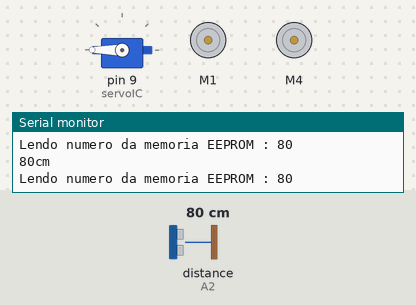
Bench run of a sketch on a simulated Arduino Uno, built with avr-gcc and run on an emulated ATmega328P. Shown: servo, 2 × DC motor (green arrow = forward, orange = backward, longer = faster), the last lines printed to the serial monitor. Inputs (shaded band) come from the test bench; at power-on: distance to the obstacle (sensor on A2) 80 cm. The echo pulse lasts 58.3 µs per cm; EEPROM starts erased.

Above: at 0.1 s.
1.3 s: distance to the obstacle (sensor on A2) set to 31 cm
4.3 s: distance to the obstacle (sensor on A2) set to 27 cm
At 5.1 s:
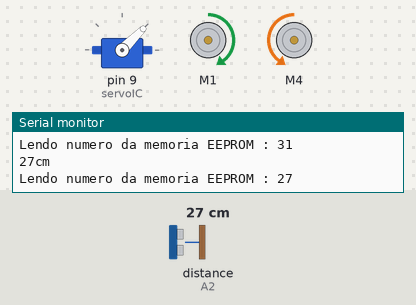
7.3 s: distance to the obstacle (sensor on A2) set to 299 cm
At 7.9 s:
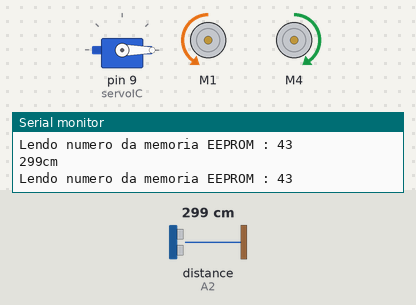
10.3 s: distance to the obstacle (sensor on A2) set to 2 cm
At 12.8 s:
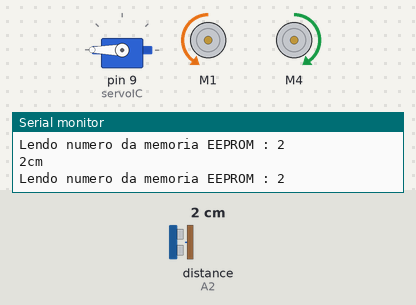
12.9 s: distance to the obstacle (sensor on A2) set to 93 cm
At 13.54 s:
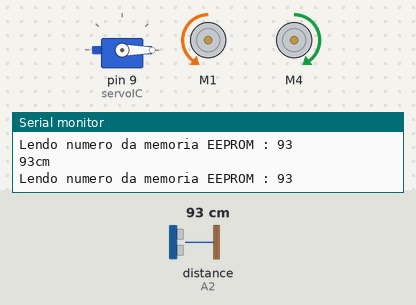
15.9 s: distance to the obstacle (sensor on A2) set to 4 cm
At 16.8 s:
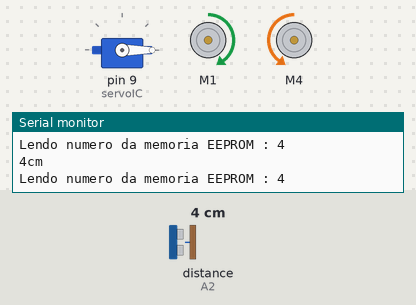
Timing chart, 0 to 19.9 s (numbered marks = the images above; inputs shaded):
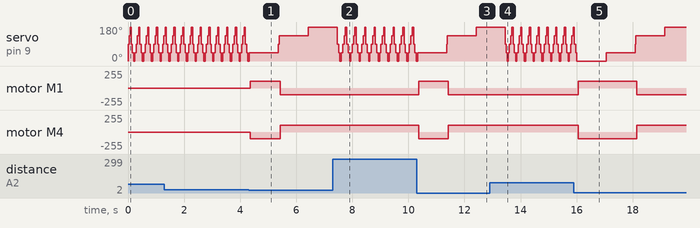

Measured:
- the behaviour switches between 30 and 29 cm on distance to the obstacle (sensor on A2) (found by bisection; images 0 and 1)
- after the input at 4.3 s, motor M1: stopped → forward 100/255 after 0.06 s, → backward 100/255 1.1 s later; motor M4: stopped → backward 100/255 after 0.06 s, → forward 100/255 1.1 s later
- after the input at 7.3 s, motor M1: stays backward 100/255 (without the input it goes to forward 100/255 after 0.26 s); motor M4: stays forward 100/255 (without the input it goes to backward 100/255 after 0.26 s)
- after the input at 10.3 s, motor M1: backward 100/255 → forward 100/255 after 0.06 s, → backward 100/255 1.1 s later; motor M4: forward 100/255 → backward 100/255 after 0.06 s, → forward 100/255 1.1 s later
- after the input at 12.9 s, motor M1: stays backward 100/255 (without the input it goes to forward 100/255 after 0.65 s); motor M4: stays forward 100/255 (without the input it goes to backward 100/255 after 0.65 s)
- after the input at 15.9 s, motor M1: backward 100/255 → forward 100/255 after 0.15 s, → backward 100/255 2.1 s later; motor M4: forward 100/255 → backward 100/255 after 0.15 s, → forward 100/255 2.1 s later

The sketch:

ROBO_v2.ino
```cpp
//#include <avr/wdt.h>

//SERVO
#include <Servo.h>
Servo servoIC;
int angulo = 90;
const byte angbase = 30;
const byte angmax = 180;

//ULTRASSOM
#include <EEPROM.h>
//Leitura de distância com o sensor HC-SR04
#include <Ultrasonic.h>
Ultrasonic ultrassom(A3, A2); // define o nome do sensor(ultrassom)
//e onde esta ligado o trig(A0) e o echo(A1) respectivamente
//https://portal.vidadesilicio.com.br/hc-sr04-sensor-ultrassonico/
long distancia;
int endereco = 0;

//MOTOR
#include <AFMotor.h>
// Define o motor1 ligado a conexao 1
AF_DCMotor motor1(1);
// Define o motor2 ligado a conexao 4
AF_DCMotor motor2(4);


// Esta função "setup" roda uma vez quando a placa e ligada ou resetada
void setup() {
  servoIC.attach(9);
  servoIC.write(0); //INICIA O MOTOR NA POSIÇÃO 0º
  Serial.begin(9600); //Habilita Comunicação Serial a uma taxa de 9600 bauds.
  Serial.print(distancia); //imprime o valor da variável distancia
  Serial.println("cm");
  EEPROM.write(endereco, distancia);
  delay(10);

  //Leitura
  Serial.print("Lendo numero da memoria EEPROM : ");
  Serial.println(EEPROM.read(endereco));
  distancia = ultrassom.Ranging(CM);// ultrassom.Ranging(CM) retorna a distancia em centímetros(CM)

  motor1.setSpeed(100);
  motor2.setSpeed(100);

  //wdt_enable(WDTO_1S);  //habilita WDT

}
//PRECISA COLOCAR O IF ELSE DO MOTOR
// Função que se repete infinitamente quando a placa é ligada
void loop()
{
  for (angulo; angulo <= angmax; angulo += 45)
  {
    servoIC.write(angulo);
    delay(15);
    distancia = ultrassom.Ranging(CM);// ultrassom.Ranging(CM) retorna a distancia em
    // centímetros(CM) ou polegadas(INC)
    Serial.print(distancia); //imprime o valor da variável distancia
    Serial.println("cm");
    EEPROM.write(endereco, distancia);
    delay(15);
    //Leitura
    Serial.print("Lendo numero da memoria EEPROM : ");
    Serial.println(EEPROM.read(endereco));

    if (distancia >= 30 && angulo > 90 && angulo < 90)
    {
      // Aciona os motores 1 e 2 no sentido anti-horario
      motor1.run(FORWARD);
      motor2.run(FORWARD);
      delay(1000);
    }


    else if (distancia == 10 && angulo > 90 && angulo < 90)
    {
      // Aciona os motores 1 e 2 no sentido anti-horario
      motor1.run(BACKWARD);
      motor2.run(BACKWARD);
      delay(1000);
    }


    else if (distancia < 30 && angulo > 90)
    {
      // Aciona o motor 1 no sentido anti-horario
      motor1.run(BACKWARD);
      // Aciona o motor 2 no sentido horario
      motor2.run(FORWARD);
      delay(1000);
    }


    else if (distancia < 30 && angulo < 90)
    {
      // Aciona o motor 1 no sentido anti-horario
      motor1.run(FORWARD);
      // Aciona o motor 2 no sentido horario
      motor2.run(BACKWARD);
      delay(1000);

    }
  }
  for (angulo = 90; angulo >= angbase; angulo -= 45)
  {
    servoIC.write(angulo);
    delay(15);
    distancia = ultrassom.Ranging(CM);// ultrassom.Ranging(CM) retorna a distancia em
    // centímetros(CM) ou polegadas(INC)
    Serial.print(distancia); //imprime o valor da variável distancia
    Serial.println("cm");
    EEPROM.write(endereco, distancia);
    delay(15);
    //Leitura
    Serial.print("Lendo numero da memoria EEPROM : ");
    Serial.println(EEPROM.read(endereco));


  }

}
```
